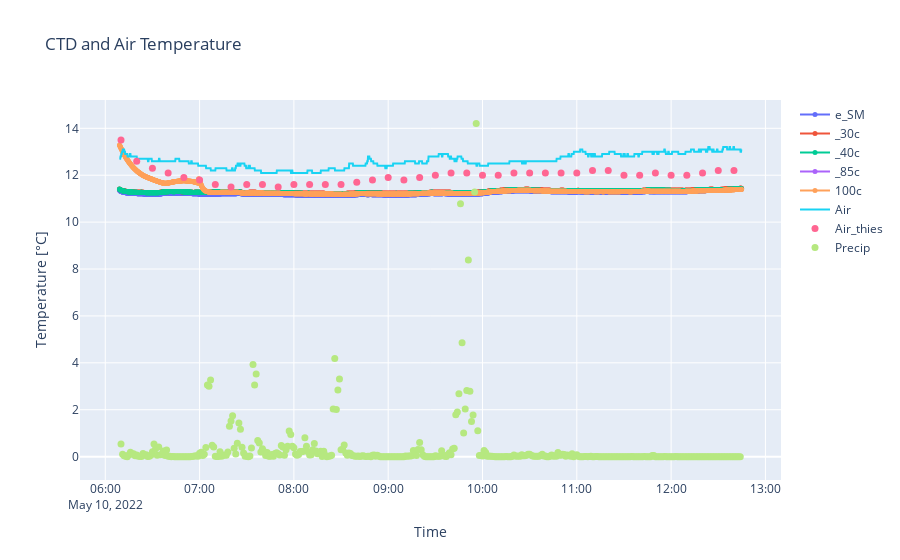

Notebook code for this chart:
### Code cell
CTD_Temps = df_598.filter(regex = '^CTD_Temp').columns.tolist()
df = df_598[df_598['Date'] == '2022-05-10']

fig = go.Figure()

for col in CTD_Temps:
    fig.add_trace(go.Scatter(
        x = df['Date_Time'], y = df[col],
        mode = 'lines+markers',
        marker = dict(size=5),
        name = col[-5:-1]
    ))

fig.add_trace(go.Scatter(
x = df['Date_Time'], y = df['Campbell_Air_Temperature'],
mode = 'lines',
marker = dict(size=2),
name = 'Air'
))

fig.add_trace(go.Scatter(
x = df['Date_Time'], y = df['Thies_Temperature_3_AVG'],
mode = 'markers',
marker = dict(size=7),
name = 'Air_thies'
))

fig.add_trace(go.Scatter(
x = df['Date_Time'], y = df['Precipitation_Intensity'],
mode = 'markers',
marker = dict(size=7),
name = 'Precip'
))

fig.update_layout(
    title = 'CTD and Air Temperature',
    xaxis_title = 'Time',
    yaxis_title = 'Temperature [°C]',
    legend = dict(
        traceorder = 'normal'
    )
)

fig.show()

### Figure 1 — Plotly figure (JSON) as saved in the notebook; plotly's stock layout.template omitted (floating-point values rounded to 4 significant figures; data arrays with more than 128 entries replaced by an {"elided": "..."} marker saying what was removed)
{"data": [{"marker": {"size": 5}, "mode": "lines+markers", "name": "e_SM", "type": "scatter", "x": {"elided": "2376 str values"}, "y": {"elided": "2376 float values"}}, {"marker": {"size": 5}, "mode": "lines+markers", "name": "_30c", "type": "scatter", "x": {"elided": "2376 str values"}, "y": {"elided": "2376 float values"}}, {"marker": {"size": 5}, "mode": "lines+markers", "name": "_40c", "type": "scatter", "x": {"elided": "2376 str values"}, "y": {"elided": "2376 float values"}}, {"marker": {"size": 5}, "mode": "lines+markers", "name": "_85c", "type": "scatter", "x": {"elided": "2376 str values"}, "y": {"elided": "2376 null values"}}, {"marker": {"size": 5}, "mode": "lines+markers", "name": "100c", "type": "scatter", "x": {"elided": "2376 str values"}, "y": {"elided": "2376 float values"}}, {"marker": {"size": 2}, "mode": "lines", "name": "Air", "type": "scatter", "x": {"elided": "2376 str values"}, "y": {"elided": "2376 float values"}}, {"marker": {"size": 7}, "mode": "markers", "name": "Air_thies", "type": "scatter", "x": {"elided": "2376 str values"}, "y": {"elided": "2376 float values"}}, {"marker": {"size": 7}, "mode": "markers", "name": "Precip", "type": "scatter", "x": {"elided": "2376 str values"}, "y": {"elided": "2376 float values"}}], "layout": {"legend": {"traceorder": "normal"}, "title": {"text": "CTD and Air Temperature"}, "xaxis": {"title": {"text": "Time"}}, "yaxis": {"title": {"text": "Temperature [°C]"}}}}
